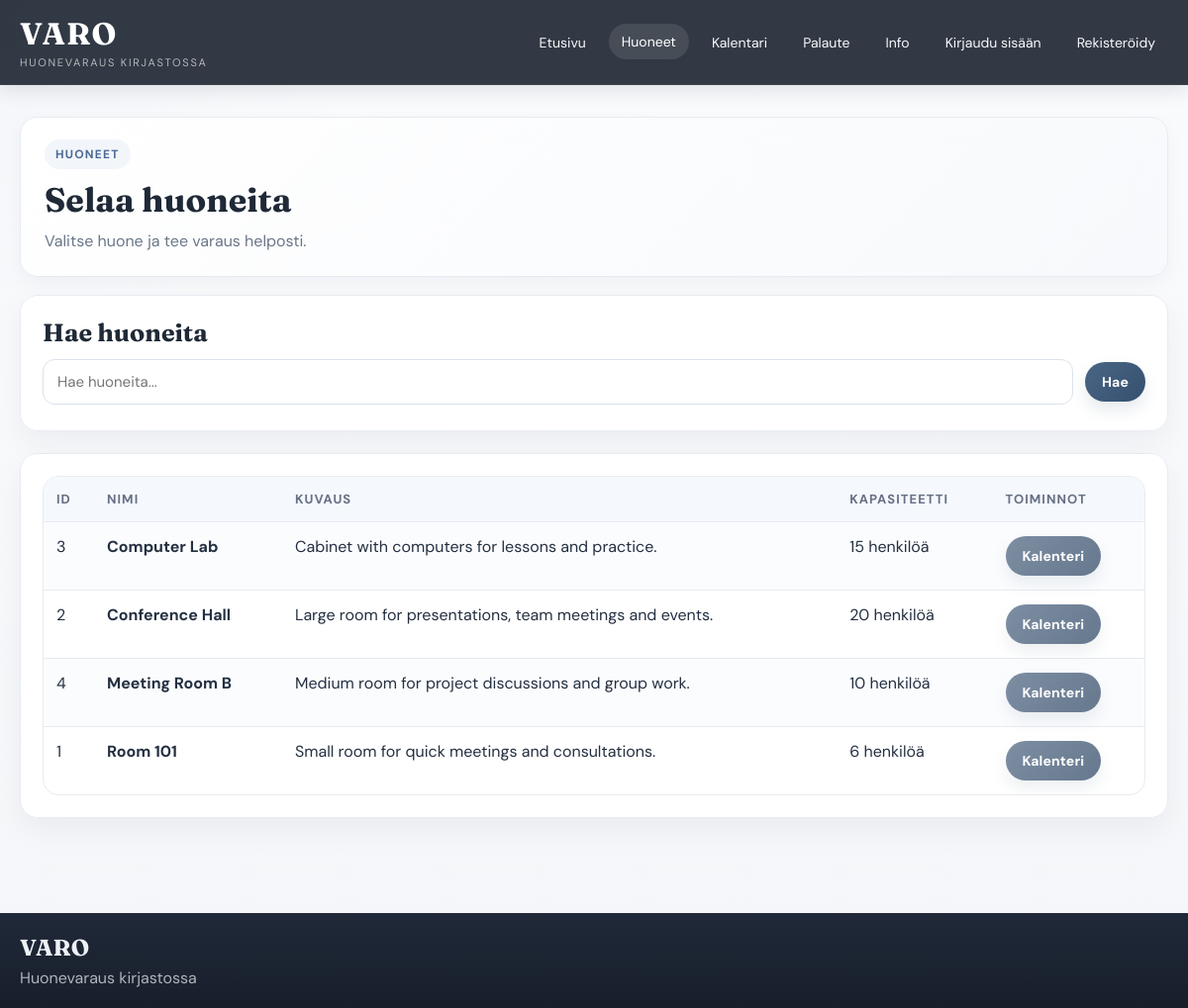
Before: /rooms.php with the older database file.
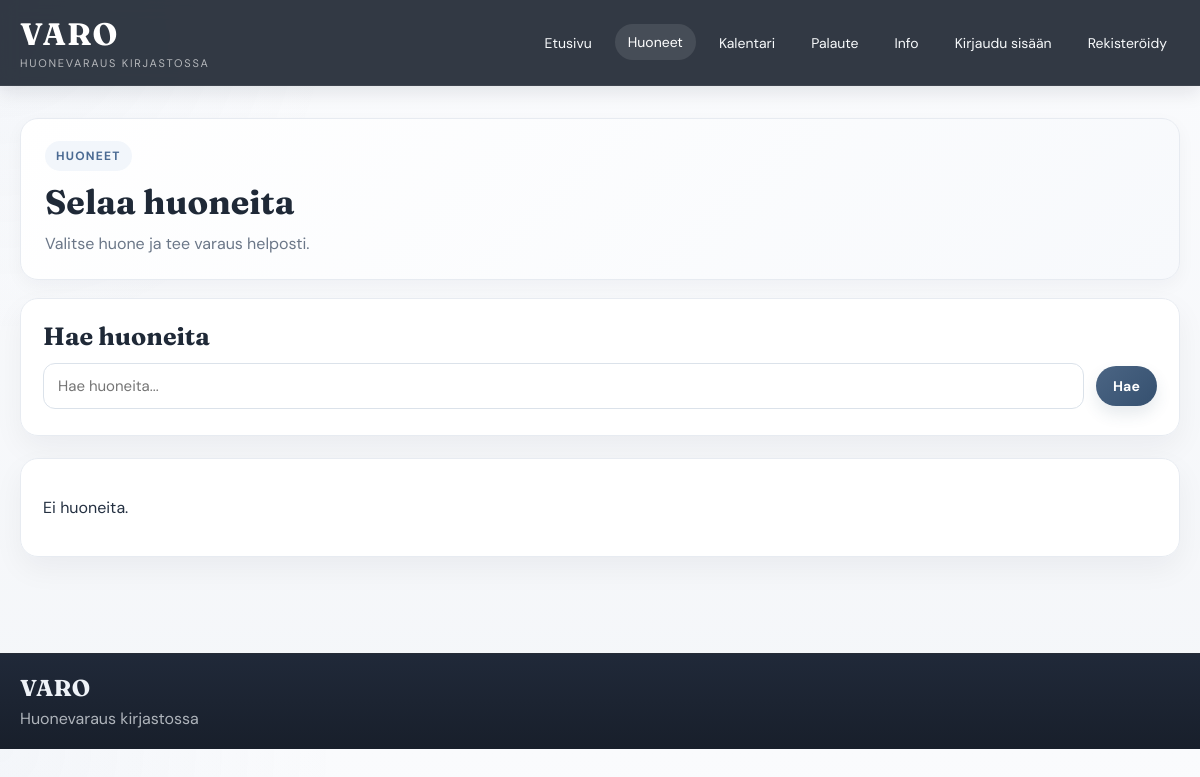
After: the same page with the newer database file.
### tables this page shows
CREATE TABLE rooms (
    id INT AUTO_INCREMENT PRIMARY KEY,
    name VARCHAR(100) NOT NULL,
    description TEXT NOT NULL,
    capacity INT NOT NULL,
    image_url VARCHAR(255) DEFAULT NULL
);

### config.php (called while the page is built, shortened)
<?php
function e($text)
{
    return htmlspecialchars((string)$text, ENT_QUOTES, 'UTF-8');
}
function is_logged_in()
{
    return isset($_SESSION['user']);
}

### rooms.php (the view, shortened to what this page needs)
<?php
require_once 'config.php';
$search = trim($_GET['search'] ?? '');
if ($search !== '') {
    $sql = "SELECT * FROM rooms
            WHERE name LIKE ? OR description LIKE ? OR capacity LIKE ?
            ORDER BY name ASC";
    $stmt = $conn->prepare($sql);
    $like = '%' . $search . '%';
    $stmt->execute([$like, $like, $like]);
} else {
    $sql = "SELECT * FROM rooms ORDER BY name ASC";
    $stmt = $conn->prepare($sql);
    $stmt->execute();
}
$rooms = $stmt->fetchAll();
include 'header.php';
?>
<div class="page-intro fade-card">
    <span class="section-tag">Huoneet</span>
    <h1>Selaa huoneita</h1>
    <p>Valitse huone ja tee varaus helposti.</p>
</div>
<div class="card glass-card fade-card delay-1">
    <h2>Hae huoneita</h2>
    <form method="get" class="search-form">
        <div class="search-row">
            <input type="text" name="search"
                   value="<?php echo e($search); ?>"
                   placeholder="Hae huoneita...">
            <button type="submit">Hae</button>
        </div>
    </form>
</div>
<div class="card glass-card fade-card delay-2">
<?php if ($rooms): ?>
<table>
    <tr>
        <th>ID</th>
        <th>Nimi</th>
        <th>Kuvaus</th>
        <th>Kapasiteetti</th>
        <th>Toiminnot</th>
    </tr>
    <?php foreach ($rooms as $row): ?>
        <tr>
            <td><?php echo e($row['id']); ?></td>
            <td><strong><?php echo e($row['name']); ?></strong></td>
            <td><?php echo e($row['description']); ?></td>
            <td><?php echo e($row['capacity']); ?> henkilöä</td>
            <td>
                <div class="actions">
                    <a href="booking_calendar.php?room_id=<?php echo e($row['id']); ?>" class="btn btn-secondary">
                        Kalenteri
                    </a>
                </div>
            </td>
        </tr>
    <?php endforeach; ?>
</table>
<?php else: ?>
    <p>Ei huoneita.</p>
<?php endif; ?>
</div>
<?php include 'footer.php'; ?>

### header.php (shortened to what this page needs)
<?php
$current_page = basename($_SERVER['PHP_SELF']);
?>
<!DOCTYPE html>
<html lang="en">
<head>
    <link rel="stylesheet" href="style.css">
</head>
<body>
<header class="site-header">
    <div class="container">
        <div class="top-bar">
            <div class="logo-block">
                <a href="index.php" class="logo">VARO</a>
                <span class="logo-text">Huonevaraus kirjastossa</span>
            </div>
            <nav class="menu">
                <a href="index.php" class="<?php echo $current_page === 'index.php' ? 'active' : ''; ?>">Etusivu</a>
                <a href="rooms.php" class="<?php echo $current_page === 'rooms.php' ? 'active' : ''; ?>">Huoneet</a>
                <a href="booking_calendar.php" class="<?php echo $current_page === 'booking_calendar.php' ? 'active' : ''; ?>">Kalentari</a>
                <a href="feedback.php" class="<?php echo $current_page === 'feedback.php' ? 'active' : ''; ?>">Palaute</a>
                <a href="about.php" class="<?php echo $current_page === 'about.php' ? 'active' : ''; ?>">Info</a>
                <?php if (is_logged_in()): ?>
                    <a href="profile.php" class="<?php echo $current_page === 'profile.php' ? 'active' : ''; ?>">Profiili</a>
                    <a href="my_bookings.php" class="<?php echo $current_page === 'my_bookings.php' ? 'active' : ''; ?>">Omat varaukset</a>
                    <?php if (is_admin()): ?>
                        <a href="admin_panel.php" class="<?php echo $current_page === 'admin_panel.php' ? 'active' : ''; ?>">Admin Panel</a>
                    <?php endif; ?>
                    <form method="post" action="logout.php" class="menu-form">
                        <input type="hidden" name="csrf_token" value="<?php echo e(csrf_token()); ?>">
                        <button type="submit">Logout</button>
                    </form>
                <?php else: ?>
                    <a href="login.php" class="<?php echo $current_page === 'login.php' ? 'active' : ''; ?>">Kirjaudu sisään</a>
                    <a href="register.php" class="<?php echo $current_page === 'register.php' ? 'active' : ''; ?>">Rekisteröidy</a>
                <?php endif; ?>
            </nav>
        </div>
    </div>
</header>
<main class="container main-content">

### footer.php (shortened to what this page needs)
</main>
<footer class="site-footer">
    <div class="container footer-inner">
        <div>
            <strong>VARO</strong>
            <p>Huonevaraus kirjastossa</p>
        </div>
</footer>
</body>
</html>

Changed rows visible on the page:
removed rooms: id "3", name "Computer Lab", description "Cabinet with computers for lessons and practice.", capacity "15"
removed rooms: id "2", name "Conference Hall", description "Large room for presentations, team meetings and events.", capacity "20"
removed rooms: id "4", name "Meeting Room B", description "Medium room for project discussions and group work.", capacity "10"
removed rooms: id "1", name "Room 101", description "Small room for quick meetings and consultations.", capacity "6"
Other visible differences:
text no longer shown: "ID NIMI KUVAUS KAPASITEETTI TOIMINNOT"
text now shown: "Ei huoneita."
